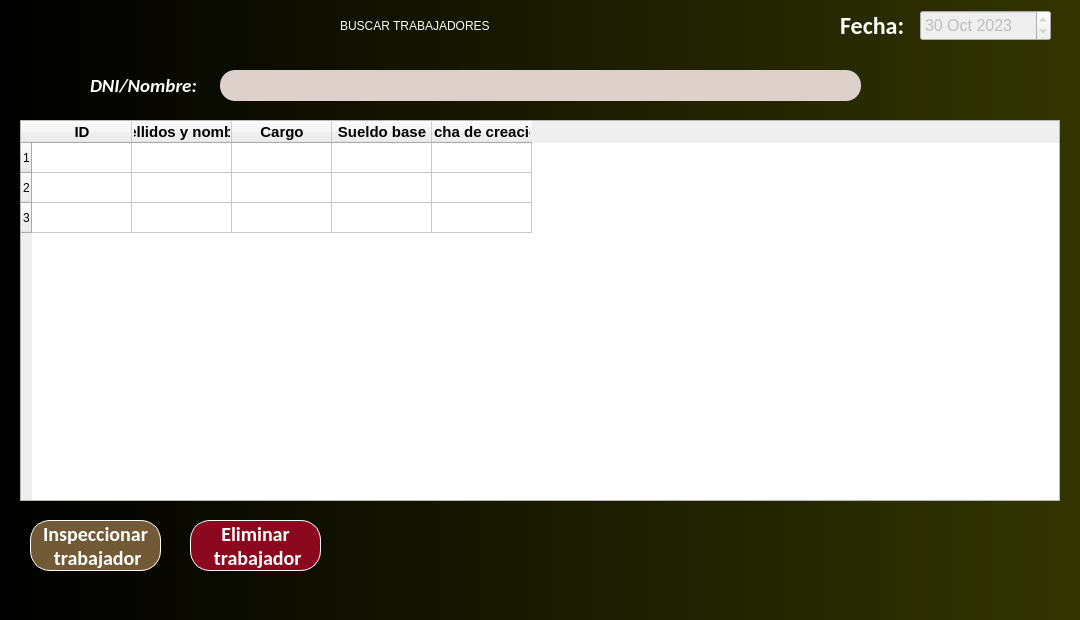
<?xml version="1.0" encoding="UTF-8"?>
<ui version="4.0">
 <class>MainWindow</class>
 <widget class="QMainWindow" name="MainWindow">
  <property name="geometry">
   <rect>
    <x>0</x>
    <y>0</y>
    <width>1080</width>
    <height>620</height>
   </rect>
  </property>
  <property name="minimumSize">
   <size>
    <width>1080</width>
    <height>620</height>
   </size>
  </property>
  <property name="maximumSize">
   <size>
    <width>1080</width>
    <height>620</height>
   </size>
  </property>
  <property name="cursor">
   <cursorShape>ArrowCursor</cursorShape>
  </property>
  <property name="windowTitle">
   <string>Gestión de Sueldos</string>
  </property>
  <property name="styleSheet">
   <string notr="true">QWidget#centralwidget{
background-color: qlineargradient(spread:pad, x1:0, y1:0, x2:1, y2:0, stop:0 rgba(0, 0, 0, 255), stop:1 rgba(50, 53, 1, 255));}</string>
  </property>
  <widget class="QWidget" name="centralwidget">
   <widget class="QLabel" name="label">
    <property name="geometry">
     <rect>
      <x>340</x>
      <y>0</y>
      <width>351</width>
      <height>51</height>
     </rect>
    </property>
    <property name="styleSheet">
     <string notr="true">font: 700 20pt &quot;Calibri&quot;;
color: white;</string>
    </property>
    <property name="text">
     <string>BUSCAR TRABAJADORES</string>
    </property>
   </widget>
   <widget class="QLabel" name="label_2">
    <property name="geometry">
     <rect>
      <x>840</x>
      <y>0</y>
      <width>71</width>
      <height>51</height>
     </rect>
    </property>
    <property name="font">
     <font>
      <family>Calibri</family>
      <pointsize>18</pointsize>
      <italic>false</italic>
      <bold>true</bold>
     </font>
    </property>
    <property name="styleSheet">
     <string notr="true">QWidget#label_2{
font: 700 18pt &quot;Calibri&quot;;
color: white;}

</string>
    </property>
    <property name="text">
     <string>Fecha: </string>
    </property>
   </widget>
   <widget class="QLineEdit" name="lineEditDNIBuscar">
    <property name="geometry">
     <rect>
      <x>220</x>
      <y>70</y>
      <width>641</width>
      <height>31</height>
     </rect>
    </property>
    <property name="toolTip">
     <string/>
    </property>
    <property name="statusTip">
     <string/>
    </property>
    <property name="whatsThis">
     <string/>
    </property>
    <property name="accessibleDescription">
     <string/>
    </property>
    <property name="autoFillBackground">
     <bool>false</bool>
    </property>
    <property name="styleSheet">
     <string notr="true">font: 500 15pt &quot;Calibri&quot;;
background: rgb(222, 208, 202);
color: black;
border-radius: 15px;
</string>
    </property>
    <property name="inputMethodHints">
     <set>Qt::ImhNone</set>
    </property>
    <property name="inputMask">
     <string/>
    </property>
    <property name="text">
     <string/>
    </property>
    <property name="maxLength">
     <number>60</number>
    </property>
    <property name="echoMode">
     <enum>QLineEdit::Normal</enum>
    </property>
    <property name="cursorPosition">
     <number>0</number>
    </property>
    <property name="alignment">
     <set>Qt::AlignLeading|Qt::AlignLeft|Qt::AlignVCenter</set>
    </property>
   </widget>
   <widget class="QDateEdit" name="dateEditFechaActual">
    <property name="enabled">
     <bool>false</bool>
    </property>
    <property name="geometry">
     <rect>
      <x>920</x>
      <y>10</y>
      <width>131</width>
      <height>31</height>
     </rect>
    </property>
    <property name="font">
     <font>
      <pointsize>12</pointsize>
     </font>
    </property>
    <property name="cursor">
     <cursorShape>ArrowCursor</cursorShape>
    </property>
    <property name="mouseTracking">
     <bool>false</bool>
    </property>
    <property name="dateTime">
     <datetime>
      <hour>18</hour>
      <minute>0</minute>
      <second>0</second>
      <year>2023</year>
      <month>10</month>
      <day>30</day>
     </datetime>
    </property>
   </widget>
   <widget class="QLabel" name="label_6">
    <property name="geometry">
     <rect>
      <x>90</x>
      <y>70</y>
      <width>111</width>
      <height>31</height>
     </rect>
    </property>
    <property name="font">
     <font>
      <family>Calibri</family>
      <pointsize>14</pointsize>
      <italic>true</italic>
      <bold>true</bold>
     </font>
    </property>
    <property name="styleSheet">
     <string notr="true">font: 700 Italic &quot;Calibri&quot;;
color: white;
</string>
    </property>
    <property name="text">
     <string>DNI/Nombre:</string>
    </property>
   </widget>
   <widget class="QPushButton" name="pushButtonInspeccionarTrabajador">
    <property name="geometry">
     <rect>
      <x>30</x>
      <y>520</y>
      <width>131</width>
      <height>51</height>
     </rect>
    </property>
    <property name="sizePolicy">
     <sizepolicy hsizetype="Fixed" vsizetype="Fixed">
      <horstretch>0</horstretch>
      <verstretch>0</verstretch>
     </sizepolicy>
    </property>
    <property name="font">
     <font>
      <family>Calibri</family>
      <pointsize>15</pointsize>
      <italic>false</italic>
      <bold>true</bold>
     </font>
    </property>
    <property name="autoFillBackground">
     <bool>false</bool>
    </property>
    <property name="styleSheet">
     <string notr="true">font: 700 15pt &quot;Calibri&quot;;
color: white;
border: 1px solid white;
border-radius: 20px;
background-color: rgb(114, 90, 54);</string>
    </property>
    <property name="text">
     <string>Inspeccionar
 trabajador</string>
    </property>
    <property name="checkable">
     <bool>false</bool>
    </property>
    <property name="autoRepeat">
     <bool>false</bool>
    </property>
    <property name="autoDefault">
     <bool>false</bool>
    </property>
    <property name="flat">
     <bool>false</bool>
    </property>
   </widget>
   <widget class="QPushButton" name="pushButtonRegresar">
    <property name="geometry">
     <rect>
      <x>1000</x>
      <y>540</y>
      <width>61</width>
      <height>51</height>
     </rect>
    </property>
    <property name="text">
     <string/>
    </property>
    <property name="icon">
     <iconset>
      <normaloff>flecha_regresar.png</normaloff>flecha_regresar.png</iconset>
    </property>
    <property name="iconSize">
     <size>
      <width>50</width>
      <height>50</height>
     </size>
    </property>
    <property name="flat">
     <bool>true</bool>
    </property>
   </widget>
   <widget class="QTableWidget" name="tableTrabajadoresRegistrados">
    <property name="geometry">
     <rect>
      <x>20</x>
      <y>120</y>
      <width>1040</width>
      <height>381</height>
     </rect>
    </property>
    <property name="minimumSize">
     <size>
      <width>1040</width>
      <height>381</height>
     </size>
    </property>
    <property name="maximumSize">
     <size>
      <width>1040</width>
      <height>381</height>
     </size>
    </property>
    <property name="mouseTracking">
     <bool>false</bool>
    </property>
    <property name="focusPolicy">
     <enum>Qt::NoFocus</enum>
    </property>
    <property name="whatsThis">
     <string/>
    </property>
    <row>
     <property name="text">
      <string>1</string>
     </property>
    </row>
    <row>
     <property name="text">
      <string>2</string>
     </property>
    </row>
    <row>
     <property name="text">
      <string>3</string>
     </property>
    </row>
    <column>
     <property name="text">
      <string>ID</string>
     </property>
     <property name="font">
      <font>
       <pointsize>11</pointsize>
       <bold>true</bold>
      </font>
     </property>
    </column>
    <column>
     <property name="text">
      <string>Apellidos y nombres</string>
     </property>
     <property name="font">
      <font>
       <pointsize>11</pointsize>
       <bold>true</bold>
       <stylestrategy>PreferDefault</stylestrategy>
       <kerning>true</kerning>
      </font>
     </property>
    </column>
    <column>
     <property name="text">
      <string>Cargo</string>
     </property>
     <property name="font">
      <font>
       <pointsize>11</pointsize>
       <bold>true</bold>
      </font>
     </property>
    </column>
    <column>
     <property name="text">
      <string>Sueldo base</string>
     </property>
     <property name="font">
      <font>
       <pointsize>11</pointsize>
       <bold>true</bold>
      </font>
     </property>
    </column>
    <column>
     <property name="text">
      <string>Fecha de creación</string>
     </property>
     <property name="font">
      <font>
       <pointsize>11</pointsize>
       <bold>true</bold>
      </font>
     </property>
    </column>
    <item row="0" column="0">
     <property name="text">
      <string/>
     </property>
     <property name="flags">
      <set>ItemIsSelectable|ItemIsDragEnabled|ItemIsDropEnabled|ItemIsUserCheckable|ItemIsEnabled</set>
     </property>
    </item>
    <item row="0" column="1">
     <property name="text">
      <string/>
     </property>
     <property name="toolTip">
      <string/>
     </property>
     <property name="flags">
      <set>ItemIsSelectable|ItemIsDragEnabled|ItemIsDropEnabled|ItemIsUserCheckable|ItemIsEnabled</set>
     </property>
    </item>
    <item row="0" column="2">
     <property name="text">
      <string/>
     </property>
     <property name="flags">
      <set>ItemIsSelectable|ItemIsDragEnabled|ItemIsDropEnabled|ItemIsUserCheckable|ItemIsEnabled</set>
     </property>
    </item>
    <item row="0" column="3">
     <property name="text">
      <string/>
     </property>
     <property name="flags">
      <set>ItemIsSelectable|ItemIsDragEnabled|ItemIsDropEnabled|ItemIsUserCheckable|ItemIsEnabled</set>
     </property>
    </item>
    <item row="0" column="4">
     <property name="text">
      <string/>
     </property>
     <property name="flags">
      <set>ItemIsSelectable|ItemIsDragEnabled|ItemIsDropEnabled|ItemIsUserCheckable|ItemIsEnabled</set>
     </property>
    </item>
    <item row="1" column="0">
     <property name="text">
      <string/>
     </property>
     <property name="flags">
      <set>ItemIsSelectable|ItemIsDragEnabled|ItemIsDropEnabled|ItemIsUserCheckable|ItemIsEnabled</set>
     </property>
    </item>
    <item row="1" column="1">
     <property name="text">
      <string/>
     </property>
     <property name="flags">
      <set>ItemIsSelectable|ItemIsDragEnabled|ItemIsDropEnabled|ItemIsUserCheckable|ItemIsEnabled</set>
     </property>
    </item>
    <item row="1" column="2">
     <property name="text">
      <string/>
     </property>
     <property name="flags">
      <set>ItemIsSelectable|ItemIsDragEnabled|ItemIsDropEnabled|ItemIsUserCheckable|ItemIsEnabled</set>
     </property>
    </item>
    <item row="1" column="3">
     <property name="text">
      <string/>
     </property>
     <property name="flags">
      <set>ItemIsSelectable|ItemIsDragEnabled|ItemIsDropEnabled|ItemIsUserCheckable|ItemIsEnabled</set>
     </property>
    </item>
    <item row="1" column="4">
     <property name="text">
      <string/>
     </property>
     <property name="flags">
      <set>ItemIsSelectable|ItemIsDragEnabled|ItemIsDropEnabled|ItemIsUserCheckable|ItemIsEnabled</set>
     </property>
    </item>
    <item row="2" column="0">
     <property name="text">
      <string/>
     </property>
     <property name="flags">
      <set>ItemIsSelectable|ItemIsDragEnabled|ItemIsDropEnabled|ItemIsUserCheckable|ItemIsEnabled</set>
     </property>
    </item>
    <item row="2" column="1">
     <property name="text">
      <string/>
     </property>
     <property name="flags">
      <set>ItemIsSelectable|ItemIsDragEnabled|ItemIsDropEnabled|ItemIsUserCheckable|ItemIsEnabled</set>
     </property>
    </item>
    <item row="2" column="2">
     <property name="text">
      <string/>
     </property>
     <property name="flags">
      <set>ItemIsSelectable|ItemIsDragEnabled|ItemIsDropEnabled|ItemIsUserCheckable|ItemIsEnabled</set>
     </property>
    </item>
    <item row="2" column="3">
     <property name="text">
      <string/>
     </property>
     <property name="flags">
      <set>ItemIsSelectable|ItemIsDragEnabled|ItemIsDropEnabled|ItemIsUserCheckable|ItemIsEnabled</set>
     </property>
    </item>
    <item row="2" column="4">
     <property name="text">
      <string/>
     </property>
     <property name="flags">
      <set>ItemIsSelectable|ItemIsDragEnabled|ItemIsDropEnabled|ItemIsUserCheckable|ItemIsEnabled</set>
     </property>
    </item>
   </widget>
   <widget class="QLabel" name="label_3">
    <property name="geometry">
     <rect>
      <x>40</x>
      <y>70</y>
      <width>31</width>
      <height>31</height>
     </rect>
    </property>
    <property name="text">
     <string/>
    </property>
    <property name="pixmap">
     <pixmap>lupa.png</pixmap>
    </property>
    <property name="scaledContents">
     <bool>true</bool>
    </property>
   </widget>
   <widget class="QPushButton" name="pushButtonEliminarTrabajador">
    <property name="geometry">
     <rect>
      <x>190</x>
      <y>520</y>
      <width>131</width>
      <height>51</height>
     </rect>
    </property>
    <property name="sizePolicy">
     <sizepolicy hsizetype="Fixed" vsizetype="Fixed">
      <horstretch>0</horstretch>
      <verstretch>0</verstretch>
     </sizepolicy>
    </property>
    <property name="font">
     <font>
      <family>Calibri</family>
      <pointsize>15</pointsize>
      <italic>false</italic>
      <bold>true</bold>
     </font>
    </property>
    <property name="autoFillBackground">
     <bool>false</bool>
    </property>
    <property name="styleSheet">
     <string notr="true">font: 700 15pt &quot;Calibri&quot;;
color: white;
border: 1px solid white;
border-radius: 20px;
background-color: rgb(140, 8, 30);</string>
    </property>
    <property name="text">
     <string>Eliminar
 trabajador</string>
    </property>
    <property name="checkable">
     <bool>false</bool>
    </property>
    <property name="autoRepeat">
     <bool>false</bool>
    </property>
    <property name="autoDefault">
     <bool>false</bool>
    </property>
    <property name="flat">
     <bool>false</bool>
    </property>
   </widget>
  </widget>
  <widget class="QMenuBar" name="menubar">
   <property name="geometry">
    <rect>
     <x>0</x>
     <y>0</y>
     <width>1080</width>
     <height>22</height>
    </rect>
   </property>
  </widget>
 </widget>
 <resources/>
 <connections/>
</ui>
